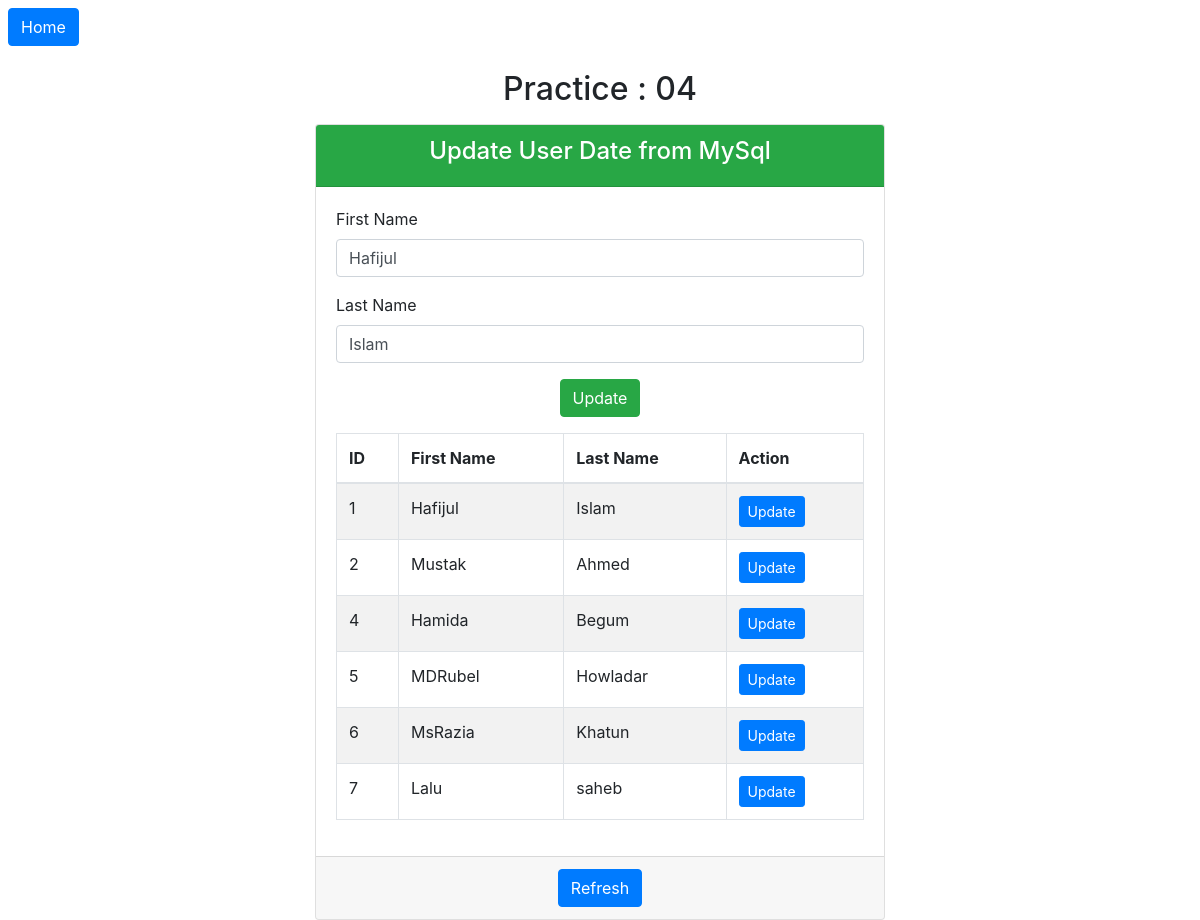
Page /users/update_name/1 on the committed database.
### tables this page shows
CREATE TABLE `tbl_users` (
  `id` int(10) UNSIGNED NOT NULL,
  `first_name` varchar(45) NOT NULL DEFAULT '',
  `last_name` varchar(45) NOT NULL DEFAULT ''
);

### application/controllers/Users.php (called while the page is built, shortened)
<?php
	class Users extends CI_Controller
	{
		public function __construct()
		{
			$this->load->model('Users_model');
		}
		public function update_name($id = NULL)
		{
			$this->load->helper('form');
			$this->load->library('form_validation');
			$data = array();
			$data['user_info']['id'] = $id;
			if (isset($id)) {
				$user_info = $this->Users_model->get_user_by_id($id);
				if ($user_info != FALSE) {
					$data['user_info'] = $user_info;
				} else {
					$user_info = NULL;
				}
			}
			$data['user_names'] = $this->Users_model->fetch_name();
			$this->load->view('users/update', $data);
		}
	}

### index.php (called while the page is built, shortened)
<?php
require_once BASEPATH.'core/CodeIgniter.php';

### application/models/Users_model.php (called while the page is built, shortened)
<?php
    class Users_model extends CI_Model
    {
        public function fetch_name()
        {
            $query = $this->db->get('tbl_users');
            return $query->result();
        }
        public function get_user_by_id($id)
        {
            $sql = array('id' => $id);
            $user = $this->db->get_where('tbl_users', $sql,1);
            if ($user->num_rows() == 0) {
                return FALSE;
            } else {
                $result = $user->result();
                return $result[0];
            }
        }
    }

### application/views/users/update.php (the view, shortened to what this page needs)
<!DOCTYPE html>
<html lang="en">
<head>
	<link rel="stylesheet" href="<?= base_url(); ?>bower_components/bootstrap/dist/css/bootstrap.min.css">
</head>
<body>
<a href="<?= base_url(); ?>">
	<button class="btn btn-primary text-white m-2">Home</button>
</a>
<h2 class="text-center my-3">Practice : 04</h2>
<div class="container-fluid">
	<div class="row">
		<div class="offset-3 col-sm-6">
			<div class="card">
				<div class="card-header bg-success text-white">
					<h4 class="text-center">Update User Date from MySql</h4>
				</div>
				<div class="card-body">
					<form action="<?= base_url() . 'users/update_name/' . (isset($user_info->id) ? $user_info->id : NULL); ?>"
						method="post" accept-charset="utf-8">
						<div class="form-group">
							<label for="firstName">First Name</label>
							<input type="text" class="form-control" id="firstName" tabindex="1" name="first_name"
								   placeholder="Enter first name ..."
								   value="<?= isset($user_info->first_name) ? $user_info->first_name : NULL; ?>"
								   required autofocus>
						</div>
						<div class="form-group">
							<label for="lastName">Last Name</label>
							<input type="text" class="form-control" id="lastName" tabindex="2" name="last_name"
								   placeholder="Enter last name ..."
								   value="<?= isset($user_info->last_name) ? $user_info->last_name : NULL; ?>" required
								   autofocus>
						</div>
						<div class="form-group text-center">
							<button type="submit" class="btn btn-success" name="update" value="update">Update</button>
						</div>
					</form>
					<div class="table-responsive">
						<table class="table table-hover table-striped table-bordered">
							<thead>
							<tr>
								<th>ID</th>
								<th>First Name</th>
								<th>Last Name</th>
								<th>Action</th>
							</tr>
							</thead>
							<tbody>
							<?php
								if (isset($user_names) == TRUE) {
									foreach ($user_names as $user) { ?>
										<tr>
											<td><?= $user->id; ?></td>
											<td><?= $user->first_name; ?></td>
											<td><?= $user->last_name; ?></td>
											<td>
												<a href="<?= base_url() . 'users/update_name/' . $user->id; ?>">
													<button class="btn btn-primary btn-sm text-white">Update</button>
												</a>
											</td>
										</tr>
									<?php }
								} else { ?>
									<tr>
										<td colspan="3"> No data found</td>
									</tr>
								<?php }
							?>
							</tbody>
						</table>
					</div>
				</div>
				<div class="card-footer">
					<div class="col text-center">
						<a href="<?= base_url() . 'users/fetch_name'; ?>">
							<button class="btn btn-primary text-white" name="insert" value="Insert">Refresh</button>
						</a>
					</div>
				</div>
			</div>
		</div>
	</div>
</div>
</body>
</html>

### rows in the picture
tbl_users: first_name "Hafijul", last_name "Islam", id "1"
tbl_users: id "2", first_name "Mustak", last_name "Ahmed"
tbl_users: id "4", first_name "Hamida", last_name "Begum"
tbl_users: id "5", first_name "MDRubel", last_name "Howladar"
tbl_users: id "6", first_name "MsRazia", last_name "Khatun"
tbl_users: id "7", first_name "Lalu", last_name "saheb"
